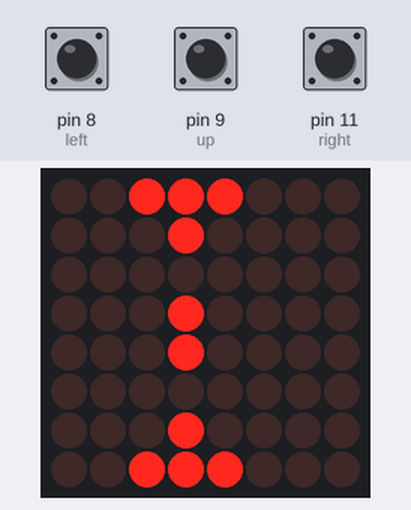
Recording of a sketch running on a simulated Arduino Uno, built with avr-gcc and run on an emulated ATmega328P. Shown: 8×8 LED matrix. The inputs (shaded band) are chosen by the test bench; at power-on: pin 8 (left) HIGH, pin 11 (right) HIGH, pin 9 (up) HIGH. Random numbers use the default seed unless the sketch sets one.

Above: at 1.2 s.
1.3 s: pin 8 (left) pulled LOW for 1 s
At 2.4 s:
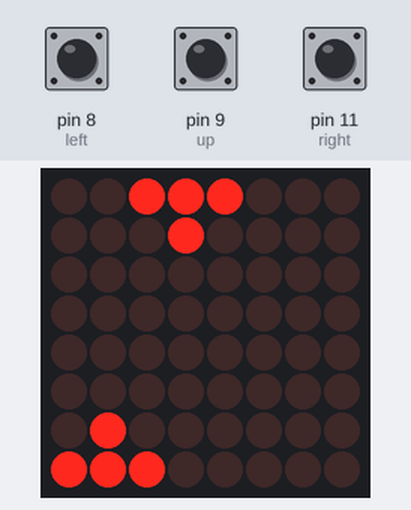
2.9 s: pin 11 (right) pulled LOW for 0.15 s
At 3.4 s:
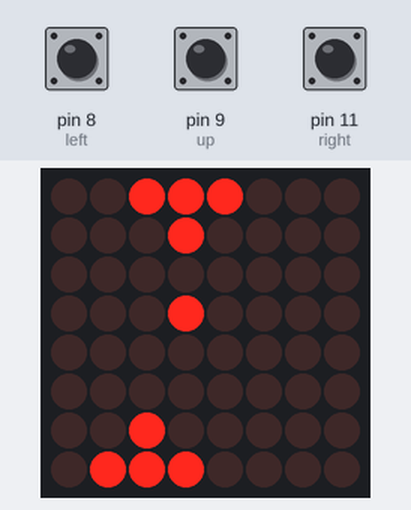
3.6 s: pin 9 (up) pulled LOW for 0.15 s
At 4.01 s:
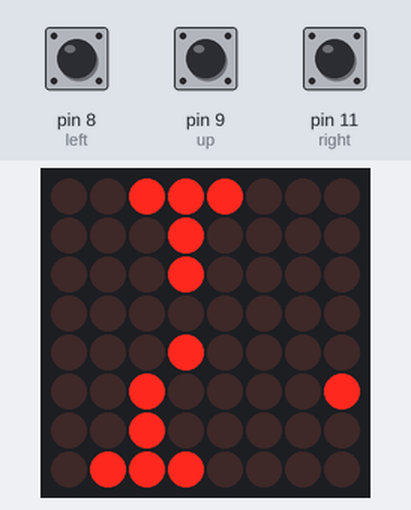
6.7 s: pin 9 (up) pulled LOW for 1 s
At 6.9 s:
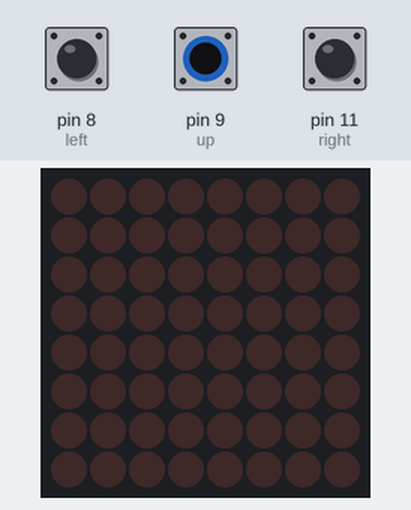
9.2 s: pin 9 (up) pulled LOW for 1 s
13.2 s: pin 8 (left) pulled LOW for 0.15 s
Timing chart, 0 to 16.2 s (numbered marks = the images above; inputs shaded):
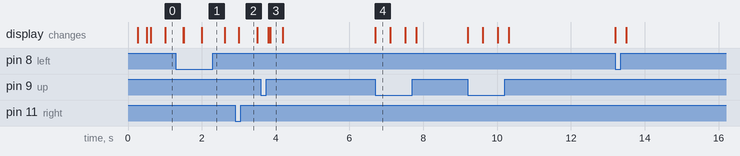

Measured:
- after the input at 6.7 s, the display: changes at once (image 4)
- what the display in image 4 shows lasts 0.4 s, from 6.7 s to 7.1 s

The sketch:

galaga.ino
```cpp
#include <MsTimer2.h>
#include <LedControl.h>

#define CLK 2 // 7 세그먼트 CLK 2
#define DIO 3 // 7 세그먼트 DIO 3

LedControl Dote = LedControl(7,6,5,1); // 도트매트릭스 DIN 7, CLK 6, CS 5

int left = 8;  // 버튼
int up = 9;
int down = 10;
int right = 11;

unsigned char field[8];

char enemyBullet = 0;
char myBullet = 0;
char bulletCrash = 0;

int playerPos;
int level = 1;
int input;
int gamebool=0;


void printDot() {
    for (int y = 0;y < 8;y++) { //도트 매트릭스 출력
      Dote.setRow(0,y,field[y]);
    }
}

void setDot(void){
  for (int i = 0;i < 8;i++) {
  field[i] = 0;
  }
}

void GALspawnEnemy(int level){

    switch (level)
    {
    case 1:
        field[0] |= (int)pow(2, 3);
        field[0] |= (int)pow(2, 4);
        field[0] |= (int)pow(2, 5);
        field[1] |= (int)pow(2, 4);
        break;

    case 2:
        field[0] |= (int)pow(2, 1);
        field[0] |= (int)pow(2, 2);
        field[0] |= (int)pow(2, 3);
        field[1] |= (int)pow(2, 2);
        field[0] |= (int)pow(2, 5);
        field[0] |= (int)pow(2, 6);
        field[0] |= (int)pow(2, 7);
        field[1] |= (int)pow(2, 6);
        break;
    }

}

void GALspawnPlayer(int *currentPos){
    field[6] |= (int)pow(2, 4);
    field[7] |= (int)pow(2, 3);
    field[7] |= (int)pow(2, 5);
    field[7] |= (int)pow(2, 4);
    *currentPos = 4;
}

void GALmoveLeft(int *currentPos){
    if(field[6] < pow(2, 6)){
        field[6] <<= 1;
        field[7] <<= 1;
        *(currentPos)+=1;
    }
}

void GALmoveRight(int *currentPos){
    if(field[6] > pow(2, 1)){
        field[7] >>= 1;
        field[6] >>= 1;
        *(currentPos)-=1;
    }
}
void GALenemyFire(char *enemyBul){
    char mask = field[1];
    field[2] = (mask);
    *enemyBul |= (mask);
}

void GALfire(int currentPos, char *myBullet){
    field[5] |= ((int)pow(2, currentPos)+1);
    *myBullet |= ((int)pow(2, currentPos)+1);
}

void GALbulletUpdate(void){
    char mask;
    char killMask = 0;
    int check = 0;
    if(bulletCrash > 0){
        for(int z=2;z<5;z++){
        field[z] &= ~bulletCrash;
        }
        bulletCrash = 0;
    }
    if((myBullet & enemyBullet) > 0){
        bulletCrash = myBullet & enemyBullet;
        for(int c=2;c<5;c++){
            field[c] |= bulletCrash;
        }
        myBullet &= ~bulletCrash;
        enemyBullet &= ~bulletCrash;
    }
    for(int i=2;i<5; i++){

        mask = myBullet & (field[i+1]);
        field[i] |=  mask;
        field[i+1] &= ~mask;
        mask = 0;
    }

    killMask = field[0] & field[2] & myBullet;
    mask = field[2] & myBullet;
    if(killMask > 0){
        if((mask & field[1]) > 0){
            mask |= (mask << 1);
            mask |= (mask >> 1);
            field[1] &= ~mask;
            field[0] &= ~mask;
        }else if(((mask>>1) & field[1]) > 0){
            mask >>= 1;
            mask |= (mask << 1);
            mask |= (mask >> 1);
            field[1] &= ~mask;
            field[0] &= ~mask;
        }else if(((mask<<1) & field[1]) > 0){
            mask <<= 1;
            mask |= (mask << 1);
            mask |= (mask >> 1);
            field[1] &= ~mask;
            field[0] &= ~mask;
        }

    }
    for(int x=2;x<=5;x++){
        if((field[x] & mask)> 0){
                check++;
                break;
        }
    }
    if(check == 0)
        myBullet &= ~field[2];
    field[2] &= ~myBullet;
    field[2] &= ~mask;
    mask = 0;
    killMask = 0;
    //**********

    //Enemy
    for(int i=5;i>2; i--){
        mask = enemyBullet & (field[i-1]);
        field[i] |=  mask;
        field[i-1] &= ~mask;
        mask = 0;
    }
    killMask = field[7] & field[5] & enemyBullet;
    mask = field[5] & enemyBullet;
    if(killMask > 0){
        gamebool=1;
    }
    for(int x=2;x<=5;x++){
        if((field[x] & mask)> 0){
                check++;
                break;
        }
    }
    if(check == 0)
        enemyBullet &= ~field[5];
    field[5] &= ~enemyBullet;
    field[5] &= ~mask;
    mask = 0;
    printDot();

}

void setup(){
  pinMode(left, INPUT_PULLUP);
  pinMode(up, INPUT_PULLUP);
  pinMode(down, INPUT_PULLUP);
  pinMode(right, INPUT_PULLUP);
  Dote.shutdown(0,false);
  Dote.setIntensity(0,7);
  Dote.clearDisplay(0);

  setDot();
  GALspawnEnemy(1);
  GALspawnPlayer(&playerPos);
  printDot();
  MsTimer2::set(500,GALbulletUpdate);
  MsTimer2::start();
}

void loop(){

if(gamebool){
    setDot();
    printDot();
    MsTimer2::stop();
  }
  if(digitalRead(left) ==LOW){
    GALmoveLeft(&playerPos);
    delay(200);
  }
  else if(digitalRead(right) ==LOW){
    GALmoveRight(&playerPos);
    delay(200);
  }
  else if(digitalRead(up) ==LOW){
      GALfire(playerPos, &myBullet);
      delay(200);
  }
  if(random(400)==25){
      GALenemyFire(&enemyBullet);
  }
  if(field[0]==0){
      GALspawnEnemy(2);
  }
  printDot();

}
```
